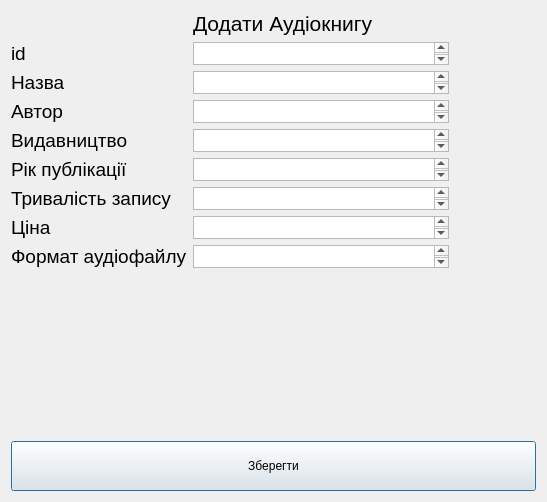
<?xml version="1.0" encoding="UTF-8"?>
<ui version="4.0">
 <class>addAudiobook</class>
 <widget class="QDialog" name="addAudiobook">
  <property name="geometry">
   <rect>
    <x>0</x>
    <y>0</y>
    <width>547</width>
    <height>502</height>
   </rect>
  </property>
  <property name="windowTitle">
   <string>Dialog</string>
  </property>
  <layout class="QFormLayout" name="formLayout">
   <item row="0" column="1">
    <widget class="QLabel" name="label_10">
     <property name="sizePolicy">
      <sizepolicy hsizetype="Maximum" vsizetype="Maximum">
       <horstretch>0</horstretch>
       <verstretch>0</verstretch>
      </sizepolicy>
     </property>
     <property name="font">
      <font>
       <pointsize>16</pointsize>
      </font>
     </property>
     <property name="text">
      <string>Додати Аудіокнигу</string>
     </property>
    </widget>
   </item>
   <item row="1" column="0">
    <widget class="QLabel" name="label_7">
     <property name="sizePolicy">
      <sizepolicy hsizetype="Maximum" vsizetype="Maximum">
       <horstretch>0</horstretch>
       <verstretch>0</verstretch>
      </sizepolicy>
     </property>
     <property name="font">
      <font>
       <pointsize>14</pointsize>
      </font>
     </property>
     <property name="text">
      <string>id</string>
     </property>
    </widget>
   </item>
   <item row="1" column="1">
    <widget class="QTextEdit" name="textEdit">
     <property name="enabled">
      <bool>true</bool>
     </property>
     <property name="sizePolicy">
      <sizepolicy hsizetype="Fixed" vsizetype="Fixed">
       <horstretch>25</horstretch>
       <verstretch>25</verstretch>
      </sizepolicy>
     </property>
     <property name="minimumSize">
      <size>
       <width>1</width>
       <height>1</height>
      </size>
     </property>
     <property name="baseSize">
      <size>
       <width>0</width>
       <height>0</height>
      </size>
     </property>
    </widget>
   </item>
   <item row="2" column="0">
    <widget class="QLabel" name="label_5">
     <property name="sizePolicy">
      <sizepolicy hsizetype="Maximum" vsizetype="Maximum">
       <horstretch>0</horstretch>
       <verstretch>0</verstretch>
      </sizepolicy>
     </property>
     <property name="font">
      <font>
       <pointsize>14</pointsize>
      </font>
     </property>
     <property name="text">
      <string>Назва</string>
     </property>
    </widget>
   </item>
   <item row="2" column="1">
    <widget class="QTextEdit" name="textEdit_3">
     <property name="enabled">
      <bool>true</bool>
     </property>
     <property name="sizePolicy">
      <sizepolicy hsizetype="Fixed" vsizetype="Fixed">
       <horstretch>25</horstretch>
       <verstretch>25</verstretch>
      </sizepolicy>
     </property>
     <property name="minimumSize">
      <size>
       <width>1</width>
       <height>1</height>
      </size>
     </property>
     <property name="baseSize">
      <size>
       <width>0</width>
       <height>0</height>
      </size>
     </property>
    </widget>
   </item>
   <item row="3" column="0">
    <widget class="QLabel" name="label_9">
     <property name="sizePolicy">
      <sizepolicy hsizetype="Maximum" vsizetype="Maximum">
       <horstretch>0</horstretch>
       <verstretch>0</verstretch>
      </sizepolicy>
     </property>
     <property name="font">
      <font>
       <pointsize>14</pointsize>
      </font>
     </property>
     <property name="text">
      <string>Автор</string>
     </property>
    </widget>
   </item>
   <item row="3" column="1">
    <widget class="QTextEdit" name="textEdit_2">
     <property name="enabled">
      <bool>true</bool>
     </property>
     <property name="sizePolicy">
      <sizepolicy hsizetype="Fixed" vsizetype="Fixed">
       <horstretch>25</horstretch>
       <verstretch>25</verstretch>
      </sizepolicy>
     </property>
     <property name="minimumSize">
      <size>
       <width>1</width>
       <height>1</height>
      </size>
     </property>
     <property name="baseSize">
      <size>
       <width>0</width>
       <height>0</height>
      </size>
     </property>
    </widget>
   </item>
   <item row="4" column="0">
    <widget class="QLabel" name="label_3">
     <property name="sizePolicy">
      <sizepolicy hsizetype="Maximum" vsizetype="Maximum">
       <horstretch>0</horstretch>
       <verstretch>0</verstretch>
      </sizepolicy>
     </property>
     <property name="font">
      <font>
       <pointsize>14</pointsize>
      </font>
     </property>
     <property name="text">
      <string>Видавництво</string>
     </property>
    </widget>
   </item>
   <item row="4" column="1">
    <widget class="QTextEdit" name="textEdit_4">
     <property name="enabled">
      <bool>true</bool>
     </property>
     <property name="sizePolicy">
      <sizepolicy hsizetype="Fixed" vsizetype="Fixed">
       <horstretch>25</horstretch>
       <verstretch>25</verstretch>
      </sizepolicy>
     </property>
     <property name="minimumSize">
      <size>
       <width>1</width>
       <height>1</height>
      </size>
     </property>
     <property name="baseSize">
      <size>
       <width>0</width>
       <height>0</height>
      </size>
     </property>
    </widget>
   </item>
   <item row="5" column="0">
    <widget class="QLabel" name="label_8">
     <property name="sizePolicy">
      <sizepolicy hsizetype="Maximum" vsizetype="Maximum">
       <horstretch>0</horstretch>
       <verstretch>0</verstretch>
      </sizepolicy>
     </property>
     <property name="font">
      <font>
       <pointsize>14</pointsize>
      </font>
     </property>
     <property name="text">
      <string>Рік публікації</string>
     </property>
    </widget>
   </item>
   <item row="5" column="1">
    <widget class="QTextEdit" name="textEdit_5">
     <property name="enabled">
      <bool>true</bool>
     </property>
     <property name="sizePolicy">
      <sizepolicy hsizetype="Fixed" vsizetype="Fixed">
       <horstretch>25</horstretch>
       <verstretch>25</verstretch>
      </sizepolicy>
     </property>
     <property name="minimumSize">
      <size>
       <width>1</width>
       <height>1</height>
      </size>
     </property>
     <property name="baseSize">
      <size>
       <width>0</width>
       <height>0</height>
      </size>
     </property>
    </widget>
   </item>
   <item row="6" column="0">
    <widget class="QLabel" name="label_2">
     <property name="sizePolicy">
      <sizepolicy hsizetype="Maximum" vsizetype="Maximum">
       <horstretch>0</horstretch>
       <verstretch>0</verstretch>
      </sizepolicy>
     </property>
     <property name="font">
      <font>
       <pointsize>14</pointsize>
      </font>
     </property>
     <property name="text">
      <string>Тривалість запису</string>
     </property>
    </widget>
   </item>
   <item row="6" column="1">
    <widget class="QTextEdit" name="textEdit_6">
     <property name="enabled">
      <bool>true</bool>
     </property>
     <property name="sizePolicy">
      <sizepolicy hsizetype="Fixed" vsizetype="Fixed">
       <horstretch>25</horstretch>
       <verstretch>25</verstretch>
      </sizepolicy>
     </property>
     <property name="minimumSize">
      <size>
       <width>1</width>
       <height>1</height>
      </size>
     </property>
     <property name="baseSize">
      <size>
       <width>0</width>
       <height>0</height>
      </size>
     </property>
    </widget>
   </item>
   <item row="7" column="0">
    <widget class="QLabel" name="label_6">
     <property name="sizePolicy">
      <sizepolicy hsizetype="Maximum" vsizetype="Maximum">
       <horstretch>0</horstretch>
       <verstretch>0</verstretch>
      </sizepolicy>
     </property>
     <property name="font">
      <font>
       <pointsize>14</pointsize>
      </font>
     </property>
     <property name="text">
      <string>Ціна</string>
     </property>
    </widget>
   </item>
   <item row="7" column="1">
    <widget class="QTextEdit" name="textEdit_7">
     <property name="enabled">
      <bool>true</bool>
     </property>
     <property name="sizePolicy">
      <sizepolicy hsizetype="Fixed" vsizetype="Fixed">
       <horstretch>25</horstretch>
       <verstretch>25</verstretch>
      </sizepolicy>
     </property>
     <property name="minimumSize">
      <size>
       <width>1</width>
       <height>1</height>
      </size>
     </property>
     <property name="baseSize">
      <size>
       <width>0</width>
       <height>0</height>
      </size>
     </property>
    </widget>
   </item>
   <item row="8" column="0">
    <widget class="QLabel" name="label_4">
     <property name="sizePolicy">
      <sizepolicy hsizetype="Maximum" vsizetype="Maximum">
       <horstretch>0</horstretch>
       <verstretch>0</verstretch>
      </sizepolicy>
     </property>
     <property name="font">
      <font>
       <pointsize>14</pointsize>
      </font>
     </property>
     <property name="text">
      <string>Формат аудіофайлу</string>
     </property>
    </widget>
   </item>
   <item row="8" column="1">
    <widget class="QTextEdit" name="textEdit_8">
     <property name="enabled">
      <bool>true</bool>
     </property>
     <property name="sizePolicy">
      <sizepolicy hsizetype="Maximum" vsizetype="Fixed">
       <horstretch>25</horstretch>
       <verstretch>25</verstretch>
      </sizepolicy>
     </property>
     <property name="minimumSize">
      <size>
       <width>1</width>
       <height>1</height>
      </size>
     </property>
     <property name="baseSize">
      <size>
       <width>50</width>
       <height>50</height>
      </size>
     </property>
    </widget>
   </item>
   <item row="9" column="0">
    <widget class="QLabel" name="label">
     <property name="font">
      <font>
       <pointsize>14</pointsize>
      </font>
     </property>
     <property name="text">
      <string/>
     </property>
    </widget>
   </item>
   <item row="10" column="0" colspan="2">
    <widget class="QPushButton" name="pushButton">
     <property name="enabled">
      <bool>true</bool>
     </property>
     <property name="sizePolicy">
      <sizepolicy hsizetype="MinimumExpanding" vsizetype="Fixed">
       <horstretch>0</horstretch>
       <verstretch>0</verstretch>
      </sizepolicy>
     </property>
     <property name="minimumSize">
      <size>
       <width>50</width>
       <height>50</height>
      </size>
     </property>
     <property name="text">
      <string>Зберегти</string>
     </property>
    </widget>
   </item>
  </layout>
 </widget>
 <resources/>
 <connections/>
</ui>
